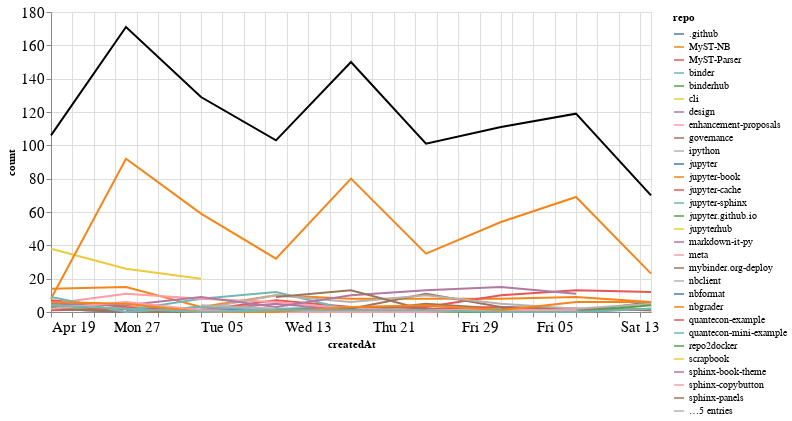

Notebook source saved alongside this figure:
### Markdown cell above
## Comments

### Code cell
comments_time = comments.groupby('repo').resample('W', on='createdAt').count()['author'].reset_index()
comments_time = comments_time.rename(columns={'author': 'count'})
comments_time_total = comments_time.groupby('createdAt').agg({"count": "sum"}).reset_index()
ch1 = alt.Chart(comments_time, width=600).mark_line().encode(
    x='createdAt',
    y='count',
    color='repo',
    tooltip="repo"
)

ch2 = alt.Chart(comments_time_total, width=600).mark_line(color="black").encode(
    x='createdAt',
    y='count',
)

ch1 + ch2

### Figure 1 — Vega-Lite specification as saved in the notebook (floating-point values rounded to 4 significant figures; data arrays with more than 128 entries replaced by an {"elided": "..."} marker saying what was removed)
{"config": {"axisLeft": {"labelFontSize": 15}, "axisBottom": {"labelFontSize": 15}}, "layer": [{"data": {"name": "data-e5e417243948be191e36ea7fe3d46d0c"}, "mark": "line", "encoding": {"color": {"type": "nominal", "field": "repo"}, "tooltip": {"type": "nominal", "field": "repo"}, "x": {"type": "temporal", "field": "createdAt"}, "y": {"type": "quantitative", "field": "count"}}, "width": 600}, {"data": {"name": "data-77661780c4389e11e0ce14a42fb69d5e"}, "mark": {"type": "line", "color": "black"}, "encoding": {"x": {"type": "temporal", "field": "createdAt"}, "y": {"type": "quantitative", "field": "count"}}, "width": 600}], "$schema": "https://vega.github.io/schema/vega-lite/v4.8.1.json", "datasets": {"data-e5e417243948be191e36ea7fe3d46d0c": {"elided": "163 records"}, "data-77661780c4389e11e0ce14a42fb69d5e": [{"createdAt": "2020-04-19T00:00:00", "count": 106}, {"createdAt": "2020-04-26T00:00:00", "count": 171}, {"createdAt": "2020-05-03T00:00:00", "count": 129}, {"createdAt": "2020-05-10T00:00:00", "count": 103}, {"createdAt": "2020-05-17T00:00:00", "count": 150}, {"createdAt": "2020-05-24T00:00:00", "count": 101}, {"createdAt": "2020-05-31T00:00:00", "count": 111}, {"createdAt": "2020-06-07T00:00:00", "count": 119}, {"createdAt": "2020-06-14T00:00:00", "count": 70}]}}
